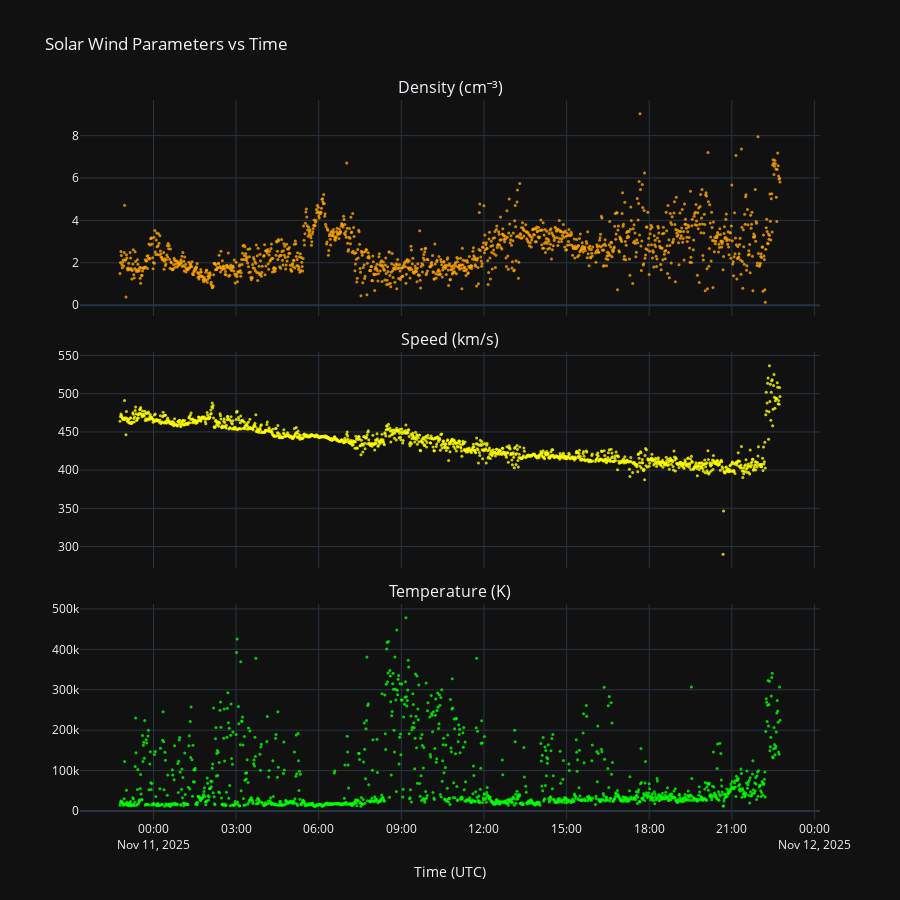

Notebook code cell kept with this figure:
### Code cell
import plotly.graph_objects as go
from plotly.subplots import make_subplots

fig = make_subplots(
    rows=3, cols=1,
    shared_xaxes=True,
    vertical_spacing=0.05,  # 调整上下间距
    subplot_titles=("Density (cm⁻³)", "Speed (km/s)", "Temperature (K)")
)

# 添加 Density 曲线
fig.add_trace(
    go.Scatter(x=time, y=density, mode="markers", marker=dict(color="orange", size=3, opacity=0.8), 
               name="Density", line=dict(color="lightskyblue")),
    row=1, col=1
)

# 添加 Speed 曲线
fig.add_trace(
    go.Scatter(x=time, y=speed, mode="markers", marker=dict(color="yellow", size=3, opacity=0.8),name="Speed", line=dict(color="lightgreen")),
    row=2, col=1
)

# 添加 Temperature 曲线
fig.add_trace(
    go.Scatter(x=time, y=temperature, mode="markers", marker=dict(color="lime", size=3, opacity=0.8),name="Temperature", line=dict(color="salmon")),
    row=3, col=1
)

# 更新整体布局
fig.update_layout(
    height=900, width=900,
    title="Solar Wind Parameters vs Time",
    xaxis3_title="Time (UTC)",
    template="plotly_dark",
    showlegend=False  # 可设为 True 在右上角显示图例
)

# 显示图像
fig.show()

### Figure 1 — Plotly figure (JSON) as saved in the notebook; plotly's stock layout.template omitted (floating-point values rounded to 4 significant figures; data arrays with more than 128 entries replaced by an {"elided": "..."} marker saying what was removed)
{"data": [{"line": {"color": "lightskyblue"}, "marker": {"color": "orange", "opacity": 0.8, "size": 3}, "mode": "markers", "name": "Density", "type": "scatter", "x": {"elided": "1417 str values"}, "xaxis": "x", "y": {"elided": "1417 float values"}, "yaxis": "y"}, {"line": {"color": "lightgreen"}, "marker": {"color": "yellow", "opacity": 0.8, "size": 3}, "mode": "markers", "name": "Speed", "type": "scatter", "x": {"elided": "1417 str values"}, "xaxis": "x2", "y": {"elided": "1417 float values"}, "yaxis": "y2"}, {"line": {"color": "salmon"}, "marker": {"color": "lime", "opacity": 0.8, "size": 3}, "mode": "markers", "name": "Temperature", "type": "scatter", "x": {"elided": "1417 str values"}, "xaxis": "x3", "y": {"elided": "1417 float values"}, "yaxis": "y3"}], "layout": {"annotations": [{"font": {"size": 16}, "showarrow": false, "text": "Density (cm⁻³)", "x": 0.5, "xanchor": "center", "xref": "paper", "y": 1, "yanchor": "bottom", "yref": "paper"}, {"font": {"size": 16}, "showarrow": false, "text": "Speed (km/s)", "x": 0.5, "xanchor": "center", "xref": "paper", "y": 0.65, "yanchor": "bottom", "yref": "paper"}, {"font": {"size": 16}, "showarrow": false, "text": "Temperature (K)", "x": 0.5, "xanchor": "center", "xref": "paper", "y": 0.3, "yanchor": "bottom", "yref": "paper"}], "height": 900, "showlegend": false, "title": {"text": "Solar Wind Parameters vs Time"}, "width": 900, "xaxis": {"anchor": "y", "autorange": true, "domain": [0, 1], "matches": "x3", "range": ["2025-11-10 21:19:50.9091", "2025-11-12 00:12:09.0909"], "showticklabels": false, "type": "date"}, "xaxis2": {"anchor": "y2", "autorange": true, "domain": [0, 1], "matches": "x3", "range": ["2025-11-10 21:19:50.9091", "2025-11-12 00:12:09.0909"], "showticklabels": false, "type": "date"}, "xaxis3": {"anchor": "y3", "autorange": true, "domain": [0, 1], "range": ["2025-11-10 21:19:50.9091", "2025-11-12 00:12:09.0909"], "title": {"text": "Time (UTC)"}, "type": "date"}, "yaxis": {"anchor": "x", "autorange": true, "domain": [0.7, 1], "range": [-0.5112, 9.681], "type": "linear"}, "yaxis2": {"anchor": "x2", "autorange": true, "domain": [0.35, 0.65], "range": [271.9, 554.6], "type": "linear"}, "yaxis3": {"anchor": "x3", "autorange": true, "domain": [0, 0.3], "range": [-22150.0, 512200.0], "type": "linear"}}}
